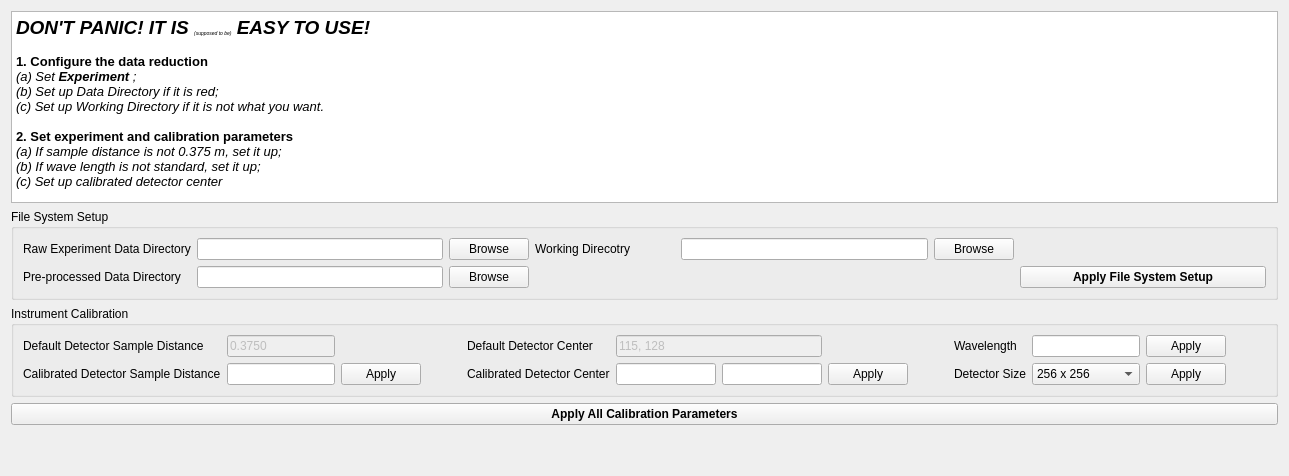
          <widget class="QWidget" name="tab">
           <attribute name="title">
            <string>Setup &amp;&amp; Data Access</string>
           </attribute>
           <layout class="QVBoxLayout" name="verticalLayout_25">
            <item>
             <widget class="QTextEdit" name="textEdit">
              <property name="enabled">
               <bool>true</bool>
              </property>
              <property name="sizePolicy">
               <sizepolicy hsizetype="Expanding" vsizetype="Preferred">
                <horstretch>0</horstretch>
                <verstretch>0</verstretch>
               </sizepolicy>
              </property>
              <property name="readOnly">
               <bool>true</bool>
              </property>
              <property name="html">
               <string>&lt;!DOCTYPE HTML PUBLIC &quot;-//W3C//DTD HTML 4.0//EN&quot; &quot;http://www.w3.org/TR/REC-html40/strict.dtd&quot;&gt;
&lt;html&gt;&lt;head&gt;&lt;meta name=&quot;qrichtext&quot; content=&quot;1&quot; /&gt;&lt;style type=&quot;text/css&quot;&gt;
p, li { white-space: pre-wrap; }
&lt;/style&gt;&lt;/head&gt;&lt;body style=&quot; font-family:'Ubuntu'; font-size:11pt; font-weight:400; font-style:normal;&quot;&gt;
&lt;p style=&quot; margin-top:0px; margin-bottom:0px; margin-left:0px; margin-right:0px; -qt-block-indent:0; text-indent:0px;&quot;&gt;&lt;span style=&quot; font-size:14pt; font-weight:600; font-style:italic;&quot;&gt;DON'T PANIC! IT IS &lt;/span&gt;&lt;span style=&quot; font-size:7pt; font-style:italic; vertical-align:sub;&quot;&gt;(supposed to be)&lt;/span&gt;&lt;span style=&quot; font-size:14pt; font-weight:600; font-style:italic;&quot;&gt; EASY TO USE!&lt;/span&gt;&lt;/p&gt;
&lt;p style=&quot;-qt-paragraph-type:empty; margin-top:0px; margin-bottom:0px; margin-left:0px; margin-right:0px; -qt-block-indent:0; text-indent:0px; font-size:10pt; font-weight:600;&quot;&gt;&lt;br /&gt;&lt;/p&gt;
&lt;p style=&quot; margin-top:0px; margin-bottom:0px; margin-left:0px; margin-right:0px; -qt-block-indent:0; text-indent:0px;&quot;&gt;&lt;span style=&quot; font-size:10pt; font-weight:600;&quot;&gt;1. Configure the data reduction&lt;/span&gt;&lt;/p&gt;
&lt;p style=&quot; margin-top:0px; margin-bottom:0px; margin-left:0px; margin-right:0px; -qt-block-indent:0; text-indent:0px;&quot;&gt;&lt;span style=&quot; font-size:10pt; font-style:italic;&quot;&gt;(a) Set &lt;/span&gt;&lt;span style=&quot; font-size:10pt; font-weight:600; font-style:italic;&quot;&gt;Experiment &lt;/span&gt;&lt;span style=&quot; font-size:10pt; font-style:italic;&quot;&gt;;&lt;/span&gt;&lt;/p&gt;
&lt;p style=&quot; margin-top:0px; margin-bottom:0px; margin-left:0px; margin-right:0px; -qt-block-indent:0; text-indent:0px;&quot;&gt;&lt;span style=&quot; font-size:10pt; font-style:italic;&quot;&gt;(b) Set up Data Directory if it is red;&lt;/span&gt;&lt;/p&gt;
&lt;p style=&quot; margin-top:0px; margin-bottom:0px; margin-left:0px; margin-right:0px; -qt-block-indent:0; text-indent:0px;&quot;&gt;&lt;span style=&quot; font-size:10pt; font-style:italic;&quot;&gt;(c) Set up Working Directory if it is not what you want.&lt;/span&gt;&lt;/p&gt;
&lt;p style=&quot;-qt-paragraph-type:empty; margin-top:0px; margin-bottom:0px; margin-left:0px; margin-right:0px; -qt-block-indent:0; text-indent:0px; font-size:10pt; font-style:italic;&quot;&gt;&lt;br /&gt;&lt;/p&gt;
&lt;p style=&quot; margin-top:0px; margin-bottom:0px; margin-left:0px; margin-right:0px; -qt-block-indent:0; text-indent:0px;&quot;&gt;&lt;span style=&quot; font-size:10pt; font-weight:600;&quot;&gt;2. Set experiment and calibration parameters&lt;/span&gt;&lt;/p&gt;
&lt;p style=&quot; margin-top:0px; margin-bottom:0px; margin-left:0px; margin-right:0px; -qt-block-indent:0; text-indent:0px;&quot;&gt;&lt;span style=&quot; font-size:10pt; font-style:italic;&quot;&gt;(a) If sample distance is not 0.375 m, set it up;&lt;/span&gt;&lt;/p&gt;
&lt;p style=&quot; margin-top:0px; margin-bottom:0px; margin-left:0px; margin-right:0px; -qt-block-indent:0; text-indent:0px;&quot;&gt;&lt;span style=&quot; font-size:10pt; font-style:italic;&quot;&gt;(b) If wave length is not standard, set it up;&lt;/span&gt;&lt;/p&gt;
&lt;p style=&quot; margin-top:0px; margin-bottom:0px; margin-left:0px; margin-right:0px; -qt-block-indent:0; text-indent:0px;&quot;&gt;&lt;span style=&quot; font-size:10pt; font-style:italic;&quot;&gt;(c) Set up calibrated detector center&lt;/span&gt;&lt;/p&gt;&lt;/body&gt;&lt;/html&gt;</string>
              </property>
             </widget>
            </item>
            <item>
             <widget class="QGroupBox" name="groupBox_Setup">
              <property name="title">
               <string>File System Setup</string>
              </property>
              <layout class="QGridLayout" name="gridLayout_5">
               <item row="0" column="4">
                <widget class="QLineEdit" name="lineEdit_workDir">
                 <property name="sizePolicy">
                  <sizepolicy hsizetype="Expanding" vsizetype="Fixed">
                   <horstretch>0</horstretch>
                   <verstretch>0</verstretch>
                  </sizepolicy>
                 </property>
                 <property name="toolTip">
                  <string>&lt;html&gt;&lt;head/&gt;&lt;body&gt;&lt;p&gt;Directory to save outcome of the data reduction&lt;/p&gt;&lt;/body&gt;&lt;/html&gt;</string>
                 </property>
                </widget>
               </item>
               <item row="0" column="2">
                <widget class="QPushButton" name="pushButton_browseLocalDataDir">
                 <property name="text">
                  <string>Browse</string>
                 </property>
                </widget>
               </item>
               <item row="0" column="5">
                <widget class="QPushButton" name="pushButton_browseWorkDir">
                 <property name="text">
                  <string>Browse</string>
                 </property>
                </widget>
               </item>
               <item row="1" column="1">
                <widget class="QLineEdit" name="lineEdit_preprocessedDir"/>
               </item>
               <item row="1" column="0">
                <widget class="QLabel" name="label">
                 <property name="text">
                  <string>Pre-processed Data Directory</string>
                 </property>
                </widget>
               </item>
               <item row="0" column="0">
                <widget class="QLabel" name="label_dir">
                 <property name="sizePolicy">
                  <sizepolicy hsizetype="Fixed" vsizetype="Preferred">
                   <horstretch>0</horstretch>
                   <verstretch>0</verstretch>
                  </sizepolicy>
                 </property>
                 <property name="minimumSize">
                  <size>
                   <width>80</width>
                   <height>0</height>
                  </size>
                 </property>
                 <property name="toolTip">
                  <string>&lt;html&gt;&lt;head/&gt;&lt;body&gt;&lt;p&gt;Directory for local data storage&lt;/p&gt;&lt;/body&gt;&lt;/html&gt;</string>
                 </property>
                 <property name="text">
                  <string>Raw Experiment Data Directory</string>
                 </property>
                 <property name="alignment">
                  <set>Qt::AlignLeading|Qt::AlignLeft|Qt::AlignVCenter</set>
                 </property>
                </widget>
               </item>
               <item row="0" column="1">
                <widget class="QLineEdit" name="lineEdit_localSpiceDir">
                 <property name="sizePolicy">
                  <sizepolicy hsizetype="Expanding" vsizetype="Fixed">
                   <horstretch>0</horstretch>
                   <verstretch>0</verstretch>
                  </sizepolicy>
                 </property>
                 <property name="toolTip">
                  <string>&lt;html&gt;&lt;head/&gt;&lt;body&gt;&lt;p&gt;Directory for local data storage&lt;/p&gt;&lt;/body&gt;&lt;/html&gt;</string>
                 </property>
                </widget>
               </item>
               <item row="0" column="3">
                <widget class="QLabel" name="label_2">
                 <property name="sizePolicy">
                  <sizepolicy hsizetype="Fixed" vsizetype="Preferred">
                   <horstretch>0</horstretch>
                   <verstretch>0</verstretch>
                  </sizepolicy>
                 </property>
                 <property name="minimumSize">
                  <size>
                   <width>140</width>
                   <height>1</height>
                  </size>
                 </property>
                 <property name="maximumSize">
                  <size>
                   <width>140</width>
                   <height>16777215</height>
                  </size>
                 </property>
                 <property name="toolTip">
                  <string>&lt;html&gt;&lt;head/&gt;&lt;body&gt;&lt;p&gt;Directory to save outcome of the data reduction&lt;/p&gt;&lt;/body&gt;&lt;/html&gt;</string>
                 </property>
                 <property name="text">
                  <string>Working Direcotry</string>
                 </property>
                </widget>
               </item>
               <item row="0" column="6">
                <spacer name="horizontalSpacer">
                 <property name="orientation">
                  <enum>Qt::Horizontal</enum>
                 </property>
                 <property name="sizeHint" stdset="0">
                  <size>
                   <width>40</width>
                   <height>20</height>
                  </size>
                 </property>
                </spacer>
               </item>
               <item row="1" column="2">
                <widget class="QPushButton" name="pushButton_browsePreprocessed">
                 <property name="text">
                  <string>Browse</string>
                 </property>
                </widget>
               </item>
               <item row="1" column="6">
                <widget class="QPushButton" name="pushButton_applySetup">
                 <property name="font">
                  <font>
                   <weight>75</weight>
                   <bold>true</bold>
                  </font>
                 </property>
                 <property name="toolTip">
                  <string>&lt;html&gt;&lt;head/&gt;&lt;body&gt;&lt;p&gt;&lt;span style=&quot; font-weight:400;&quot;&gt;Check directories and apply!&lt;/span&gt;&lt;/p&gt;&lt;/body&gt;&lt;/html&gt;</string>
                 </property>
                 <property name="text">
                  <string>Apply File System Setup</string>
                 </property>
                </widget>
               </item>
              </layout>
             </widget>
            </item>
            <item>
             <widget class="QGroupBox" name="groupBox_instrumentCalibration">
              <property name="title">
               <string>Instrument Calibration</string>
              </property>
              <layout class="QGridLayout" name="gridLayout_16">
               <item row="1" column="6">
                <widget class="QPushButton" name="pushButton_applyUserDetCenter">
                 <property name="enabled">
                  <bool>true</bool>
                 </property>
                 <property name="text">
                  <string>Apply</string>
                 </property>
                </widget>
               </item>
               <item row="0" column="8">
                <widget class="QLabel" name="label_36">
                 <property name="text">
                  <string>Wavelength</string>
                 </property>
                </widget>
               </item>
               <item row="0" column="10">
                <widget class="QPushButton" name="pushButton_applyUserWavelength">
                 <property name="text">
                  <string>Apply</string>
                 </property>
                </widget>
               </item>
               <item row="1" column="10">
                <widget class="QPushButton" name="pushButton_applyDetectorSize">
                 <property name="text">
                  <string>Apply</string>
                 </property>
                </widget>
               </item>
               <item row="0" column="11">
                <spacer name="horizontalSpacer_26">
                 <property name="orientation">
                  <enum>Qt::Horizontal</enum>
                 </property>
                 <property name="sizeHint" stdset="0">
                  <size>
                   <width>40</width>
                   <height>20</height>
                  </size>
                 </property>
                </spacer>
               </item>
               <item row="1" column="11">
                <spacer name="horizontalSpacer_16">
                 <property name="orientation">
                  <enum>Qt::Horizontal</enum>
                 </property>
                 <property name="sizeHint" stdset="0">
                  <size>
                   <width>40</width>
                   <height>20</height>
                  </size>
                 </property>
                </spacer>
               </item>
               <item row="0" column="1">
                <widget class="QLineEdit" name="lineEdit_defaultSampleDetDistance">
                 <property name="enabled">
                  <bool>false</bool>
                 </property>
                 <property name="sizePolicy">
                  <sizepolicy hsizetype="Preferred" vsizetype="Fixed">
                   <horstretch>0</horstretch>
                   <verstretch>0</verstretch>
                  </sizepolicy>
                 </property>
                 <property name="text">
                  <string>0.3750</string>
                 </property>
                </widget>
               </item>
               <item row="1" column="0">
                <widget class="QLabel" name="label_38">
                 <property name="text">
                  <string>Calibrated Detector Sample Distance</string>
                 </property>
                </widget>
               </item>
               <item row="1" column="2">
                <widget class="QPushButton" name="pushButton_applyCalibratedSampleDistance">
                 <property name="enabled">
                  <bool>true</bool>
                 </property>
                 <property name="text">
                  <string>Apply</string>
                 </property>
                </widget>
               </item>
               <item row="1" column="1">
                <widget class="QLineEdit" name="lineEdit_userDetSampleDistance">
                 <property name="sizePolicy">
                  <sizepolicy hsizetype="Preferred" vsizetype="Fixed">
                   <horstretch>0</horstretch>
                   <verstretch>0</verstretch>
                  </sizepolicy>
                 </property>
                </widget>
               </item>
               <item row="0" column="3">
                <spacer name="horizontalSpacer_29">
                 <property name="orientation">
                  <enum>Qt::Horizontal</enum>
                 </property>
                 <property name="sizeType">
                  <enum>QSizePolicy::Preferred</enum>
                 </property>
                 <property name="sizeHint" stdset="0">
                  <size>
                   <width>40</width>
                   <height>20</height>
                  </size>
                 </property>
                </spacer>
               </item>
               <item row="0" column="0">
                <widget class="QLabel" name="label_33">
                 <property name="text">
                  <string>Default Detector Sample Distance</string>
                 </property>
                </widget>
               </item>
               <item row="1" column="4">
                <widget class="QLabel" name="label_10">
                 <property name="text">
                  <string>Calibrated Detector Center</string>
                 </property>
                </widget>
               </item>
               <item row="1" column="5">
                <layout class="QHBoxLayout" name="horizontalLayout_17">
                 <item>
                  <widget class="QLineEdit" name="lineEdit_detCenterPixHorizontal">
                   <property name="sizePolicy">
                    <sizepolicy hsizetype="Preferred" vsizetype="Fixed">
                     <horstretch>0</horstretch>
                     <verstretch>0</verstretch>
                    </sizepolicy>
                   </property>
                   <property name="maximumSize">
                    <size>
                     <width>100</width>
                     <height>16777215</height>
                    </size>
                   </property>
                   <property name="toolTip">
                    <string>&lt;html&gt;&lt;head/&gt;&lt;body&gt;&lt;p&gt;&lt;span style=&quot; font-weight:600;&quot;&gt;ROW NUMBER&lt;/span&gt; of User-specified detector center&lt;/p&gt;&lt;/body&gt;&lt;/html&gt;</string>
                   </property>
                  </widget>
                 </item>
                 <item>
                  <widget class="QLineEdit" name="lineEdit_detCenterPixVertical">
                   <property name="sizePolicy">
                    <sizepolicy hsizetype="Preferred" vsizetype="Fixed">
                     <horstretch>0</horstretch>
                     <verstretch>0</verstretch>
                    </sizepolicy>
                   </property>
                   <property name="maximumSize">
                    <size>
                     <width>100</width>
                     <height>16777215</height>
                    </size>
                   </property>
                   <property name="toolTip">
                    <string>&lt;html&gt;&lt;head/&gt;&lt;body&gt;&lt;p&gt;&lt;span style=&quot; font-weight:600;&quot;&gt;COLUMN NUMBER&lt;/span&gt; of User-specified detector center&lt;/p&gt;&lt;/body&gt;&lt;/html&gt;</string>
                   </property>
                  </widget>
                 </item>
                </layout>
               </item>
               <item row="0" column="4">
                <widget class="QLabel" name="label_19">
                 <property name="text">
                  <string>Default Detector Center</string>
                 </property>
                </widget>
               </item>
               <item row="0" column="7">
                <spacer name="horizontalSpacer_34">
                 <property name="orientation">
                  <enum>Qt::Horizontal</enum>
                 </property>
                 <property name="sizeType">
                  <enum>QSizePolicy::Preferred</enum>
                 </property>
                 <property name="sizeHint" stdset="0">
                  <size>
                   <width>40</width>
                   <height>20</height>
                  </size>
                 </property>
                </spacer>
               </item>
               <item row="0" column="9">
                <widget class="QLineEdit" name="lineEdit_userWaveLength">
                 <property name="sizePolicy">
                  <sizepolicy hsizetype="Preferred" vsizetype="Fixed">
                   <horstretch>0</horstretch>
                   <verstretch>0</verstretch>
                  </sizepolicy>
                 </property>
                 <property name="text">
                  <string/>
                 </property>
                </widget>
               </item>
               <item row="0" column="5">
                <widget class="QLineEdit" name="lineEdit_defaultDetCenter">
                 <property name="enabled">
                  <bool>false</bool>
                 </property>
                 <property name="text">
                  <string>115, 128</string>
                 </property>
                </widget>
               </item>
               <item row="1" column="8">
                <widget class="QLabel" name="label_70">
                 <property name="text">
                  <string>Detector Size</string>
                 </property>
                </widget>
               </item>
               <item row="1" column="9">
                <widget class="QComboBox" name="comboBox_detectorSize">
                 <item>
                  <property name="text">
                   <string>256 x 256</string>
                  </property>
                 </item>
                 <item>
                  <property name="text">
                   <string>512 x 512</string>
                  </property>
                 </item>
                </widget>
               </item>
              </layout>
             </widget>
            </item>
            <item>
             <widget class="QPushButton" name="pushButton_applyAllCalibrationSetup">
              <property name="font">
               <font>
                <weight>75</weight>
                <bold>true</bold>
               </font>
              </property>
              <property name="text">
               <string>Apply All Calibration Parameters</string>
              </property>
             </widget>
            </item>
            <item>
             <spacer name="verticalSpacer_2">
              <property name="orientation">
               <enum>Qt::Vertical</enum>
              </property>
              <property name="sizeHint" stdset="0">
               <size>
                <width>20</width>
                <height>40</height>
               </size>
              </property>
             </spacer>
            </item>
           </layout>
          </widget>
